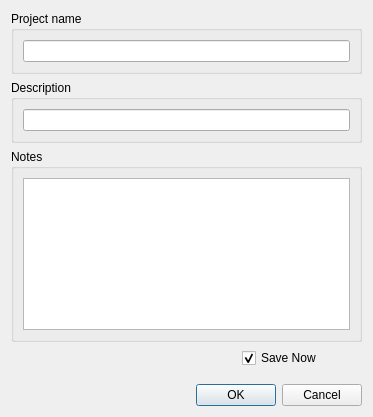
<?xml version="1.0" encoding="UTF-8"?>
<ui version="4.0">
 <class>ProjectPropertiesW</class>
 <widget class="QDialog" name="ProjectPropertiesW">
  <property name="geometry">
   <rect>
    <x>0</x>
    <y>0</y>
    <width>373</width>
    <height>417</height>
   </rect>
  </property>
  <property name="windowTitle">
   <string>Project Properties</string>
  </property>
  <layout class="QVBoxLayout" name="verticalLayout_4">
   <item>
    <widget class="QGroupBox" name="groupBox">
     <property name="title">
      <string>Project name</string>
     </property>
     <layout class="QVBoxLayout" name="verticalLayout">
      <item>
       <widget class="QLineEdit" name="le_name"/>
      </item>
     </layout>
    </widget>
   </item>
   <item>
    <widget class="QGroupBox" name="groupBox_2">
     <property name="title">
      <string>Description</string>
     </property>
     <layout class="QVBoxLayout" name="verticalLayout_2">
      <item>
       <widget class="QLineEdit" name="le_description"/>
      </item>
     </layout>
    </widget>
   </item>
   <item>
    <widget class="QGroupBox" name="groupBox_3">
     <property name="title">
      <string>Notes</string>
     </property>
     <layout class="QVBoxLayout" name="verticalLayout_3">
      <item>
       <widget class="QPlainTextEdit" name="le_notes"/>
      </item>
     </layout>
    </widget>
   </item>
   <item>
    <layout class="QHBoxLayout" name="horizontalLayout">
     <item>
      <spacer name="horizontalSpacer">
       <property name="orientation">
        <enum>Qt::Horizontal</enum>
       </property>
       <property name="sizeHint" stdset="0">
        <size>
         <width>40</width>
         <height>20</height>
        </size>
       </property>
      </spacer>
     </item>
     <item>
      <widget class="QCheckBox" name="cb_save_now">
       <property name="text">
        <string>Save Now</string>
       </property>
       <property name="checked">
        <bool>true</bool>
       </property>
      </widget>
     </item>
     <item>
      <spacer name="horizontalSpacer_2">
       <property name="orientation">
        <enum>Qt::Horizontal</enum>
       </property>
       <property name="sizeType">
        <enum>QSizePolicy::Preferred</enum>
       </property>
       <property name="sizeHint" stdset="0">
        <size>
         <width>40</width>
         <height>20</height>
        </size>
       </property>
      </spacer>
     </item>
    </layout>
   </item>
   <item>
    <spacer name="verticalSpacer">
     <property name="orientation">
      <enum>Qt::Vertical</enum>
     </property>
     <property name="sizeType">
      <enum>QSizePolicy::Fixed</enum>
     </property>
     <property name="sizeHint" stdset="0">
      <size>
       <width>20</width>
       <height>10</height>
      </size>
     </property>
    </spacer>
   </item>
   <item>
    <widget class="QDialogButtonBox" name="buttonBox">
     <property name="orientation">
      <enum>Qt::Horizontal</enum>
     </property>
     <property name="standardButtons">
      <set>QDialogButtonBox::Cancel|QDialogButtonBox::Ok</set>
     </property>
    </widget>
   </item>
  </layout>
 </widget>
 <resources/>
 <connections>
  <connection>
   <sender>buttonBox</sender>
   <signal>accepted()</signal>
   <receiver>ProjectPropertiesW</receiver>
   <slot>accept()</slot>
   <hints>
    <hint type="sourcelabel">
     <x>226</x>
     <y>401</y>
    </hint>
    <hint type="destinationlabel">
     <x>157</x>
     <y>274</y>
    </hint>
   </hints>
  </connection>
  <connection>
   <sender>buttonBox</sender>
   <signal>rejected()</signal>
   <receiver>ProjectPropertiesW</receiver>
   <slot>reject()</slot>
   <hints>
    <hint type="sourcelabel">
     <x>294</x>
     <y>406</y>
    </hint>
    <hint type="destinationlabel">
     <x>286</x>
     <y>274</y>
    </hint>
   </hints>
  </connection>
  <connection>
   <sender>cb_save_now</sender>
   <signal>toggled(bool)</signal>
   <receiver>le_name</receiver>
   <slot>setEnabled(bool)</slot>
   <hints>
    <hint type="sourcelabel">
     <x>274</x>
     <y>359</y>
    </hint>
    <hint type="destinationlabel">
     <x>223</x>
     <y>41</y>
    </hint>
   </hints>
  </connection>
 </connections>
</ui>
